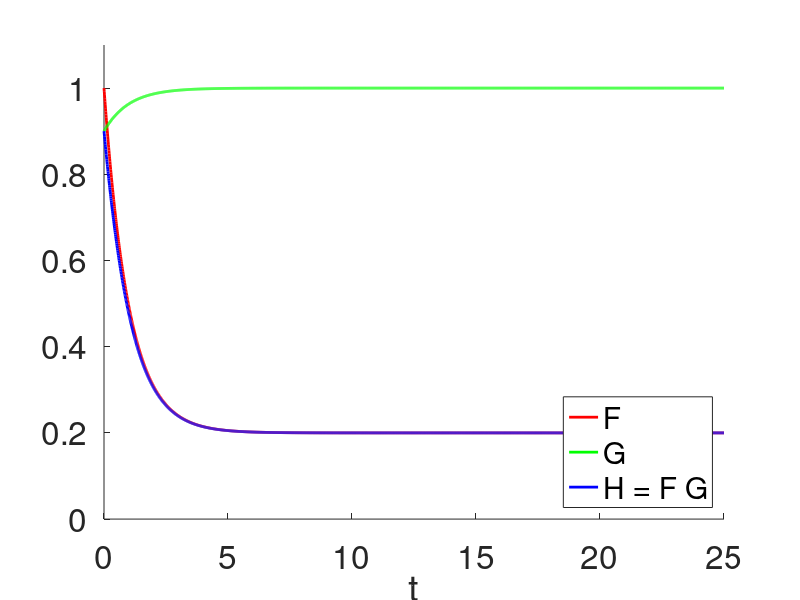

Source code (MATLAB):
% 2020-01-23

% Synaptic depression and facilitation models 
% (Dayan & Abbott, see Ermentrout & Terman book, Chapter 7) 

% Inherited from "SynapticShortTermPlasticity_ToyModels.m"

% Envelope-peak curves (F, G and H) devoif from any biophsyical meaning
% with the specific goal of understanding how the productx of decreasing 
% (depression) and increasing (facilitation) curves interact to produce
% temporal filters.

% F = A + (1-A)*exp(-t/sgmad)
% G = B (1 - C*exp(-t/sgmaf)
% H = F*G

% B = 1 (scales the hight of the temporal filter H)
% Rescaling: \hat{t} = t/sgmaf 
% eta = sgmad/sgmaf
% hat{H} --> H

clearvars;
close all;

lightblueish = [.4 .6 .9];
lightcoral = [0.94 0.5 0.5];
lightgray = [.7 .7 .7];

% Parameters

B = 1;
A = 0.2;
C = 0.1;
eta = 1;

Tmax = 25;
dt = 0.01;
t = 0:dt:Tmax;

F = A+(1-A)*exp(-t/eta);
G = B*(1-C*exp(-t));
H = F.*G;

figure
hold on
plot(t,F,'-r','linewidth',2);
plot(t,G,'-g','linewidth',2);
plot(t,H,'-b','linewidth',2);
%plot([0 Tmax],[A A],'--','Color',lightgray,'linewidth',1);
set(gca,'fontsize',24);
axis([0 Tmax 0 1.1]);
xlabel('t');
legend('F','G','H = F G','Location','SouthEast');





